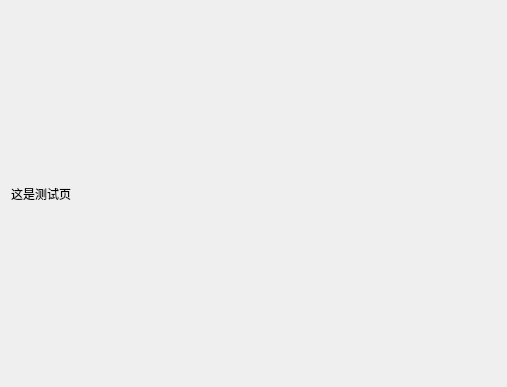
<?xml version="1.0" encoding="UTF-8"?>
<ui version="4.0">
 <class>setup_panel</class>
 <widget class="QWidget" name="setup_panel">
  <property name="geometry">
   <rect>
    <x>0</x>
    <y>0</y>
    <width>507</width>
    <height>387</height>
   </rect>
  </property>
  <property name="windowTitle">
   <string>Form</string>
  </property>
  <layout class="QHBoxLayout" name="horizontalLayout">
   <item>
    <widget class="QLabel" name="label">
     <property name="text">
      <string>这是测试页</string>
     </property>
    </widget>
   </item>
  </layout>
 </widget>
 <resources/>
 <connections/>
</ui>
